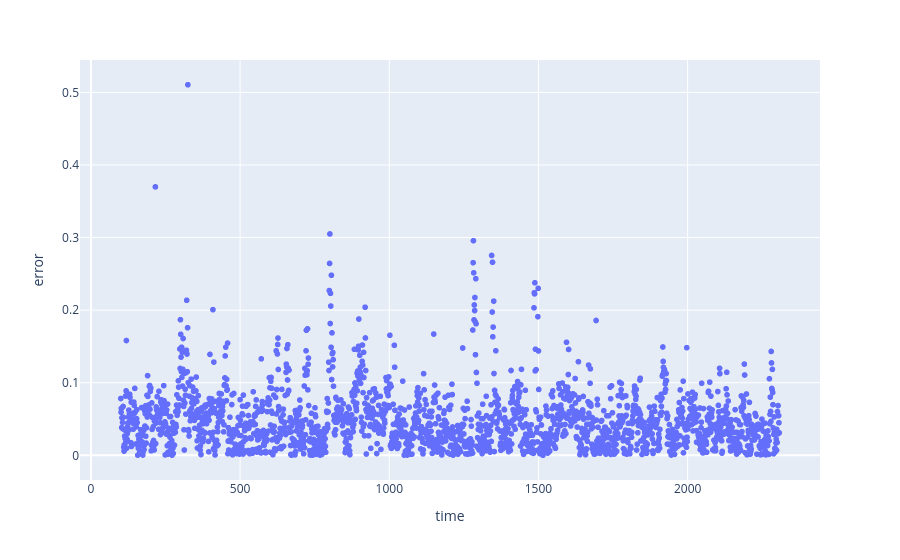

Here is the notebook cell this chart was saved with:
### Code cell
px.scatter(train_pred_df, x="time", y="error")

### Figure 1 — Plotly figure (JSON) as saved in the notebook; plotly's stock layout.template omitted (floating-point values rounded to 4 significant figures; data arrays with more than 128 entries replaced by an {"elided": "..."} marker saying what was removed)
{"data": [{"hovertemplate": "time=%{x}<br>error=%{y}<extra></extra>", "legendgroup": "", "marker": {"color": "#636efa", "symbol": "circle"}, "mode": "markers", "name": "", "showlegend": false, "type": "scattergl", "x": {"elided": "2208 int values"}, "xaxis": "x", "y": {"elided": "2208 float values"}, "yaxis": "y"}], "layout": {"legend": {"tracegroupgap": 0}, "margin": {"t": 60}, "xaxis": {"anchor": "y", "domain": [0, 1], "title": {"text": "time"}}, "yaxis": {"anchor": "x", "domain": [0, 1], "title": {"text": "error"}}}}
